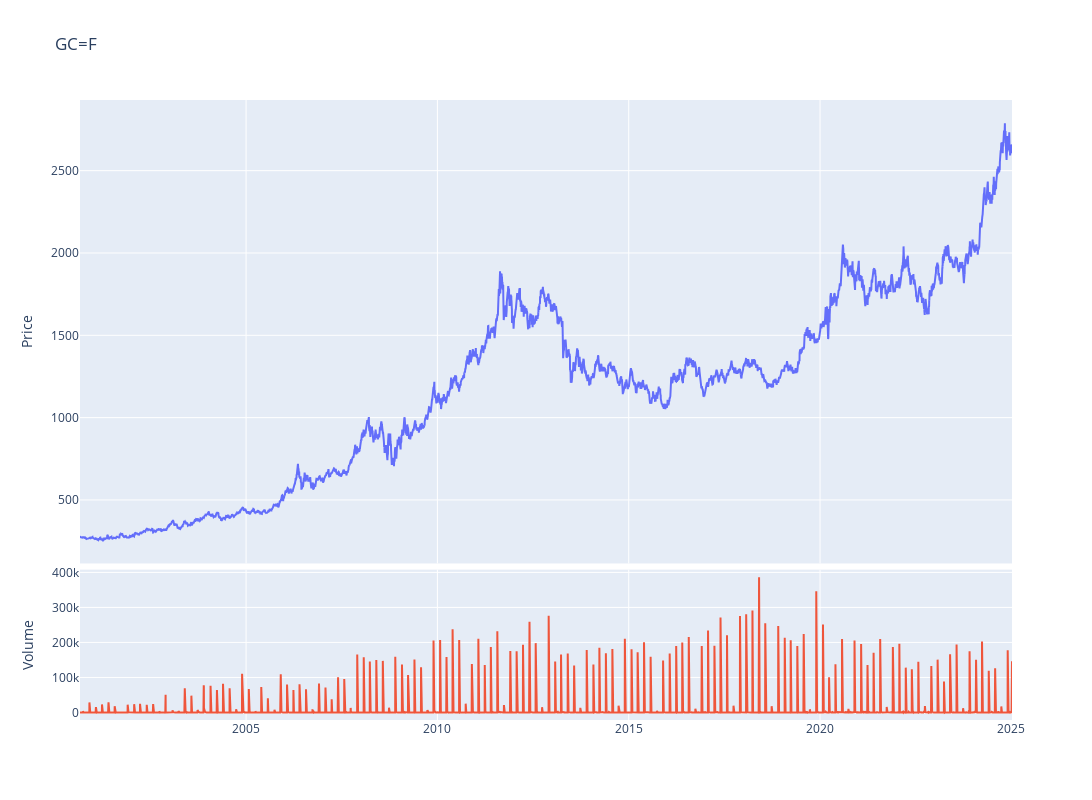

Notebook source saved alongside this figure:
### Code cell
fig = make_subplots(rows=4, cols=1,shared_xaxes=True,vertical_spacing=0.01,specs=[[{'rowspan':3,'colspan':1}],[None],[None],[{'rowspan':1,'colspan':1}]])

# Graph (1,1)
fig.add_trace(go.Scatter(x=stock_ticker.index,y=stock_ticker['Adj Close'],mode="lines",name=f"{ticker}"),row=1, col=1)
# Update xaxis properties
fig.update_yaxes(title_text="Price", row=1, col=1)

# Graph (4,1)
fig.add_trace(go.Scatter(x=stock_ticker.index,y=stock_ticker['Volume'],mode="lines",name='Volume'),row=4, col=1)
fig.update_yaxes(title_text="Volume", row=4, col=1)

fig.update_layout(height=800, width=1300,showlegend=False,title=f"{ticker}")

fig.show()

### Figure 1 — Plotly figure (JSON) as saved in the notebook; plotly's stock layout.template omitted (floating-point values rounded to 4 significant figures; data arrays with more than 128 entries replaced by an {"elided": "..."} marker saying what was removed)
{"data": [{"mode": "lines", "name": "GC=F", "type": "scatter", "x": {"elided": "6109 str values"}, "xaxis": "x", "y": {"elided": "6109 float values"}, "yaxis": "y"}, {"mode": "lines", "name": "Volume", "type": "scatter", "x": {"elided": "6109 str values"}, "xaxis": "x2", "y": {"elided": "6109 int values"}, "yaxis": "y2"}], "layout": {"height": 800, "showlegend": false, "title": {"text": "GC=F"}, "width": 1300, "xaxis": {"anchor": "y", "domain": [0, 1], "matches": "x2", "showticklabels": false}, "xaxis2": {"anchor": "y2", "domain": [0, 1]}, "yaxis": {"anchor": "x", "domain": [0.2525, 1], "title": {"text": "Price"}}, "yaxis2": {"anchor": "x2", "domain": [0, 0.2425], "title": {"text": "Volume"}}}}
